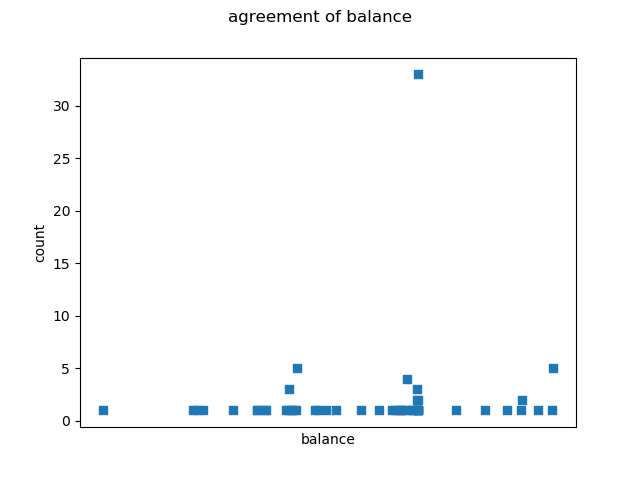

The Python source for this figure:
import matplotlib.pyplot as plt
from datetime import datetime
import fileinput
import re
from time import strptime
import re


# find out all transactions, add into a list

accounts={}
input = open("all_log.log", 'r')
for line in input:
    line = line.split()
    if 'RealBalance' in line:
        for i in range(len(line)):
            s=line[i]
            if s.startswith('0:'):
                money=(int)(s[2:14])
                print(money)
                if money in accounts:
                    counts=accounts[money]
                    accounts[money]=counts+1
                else:
                    accounts[money]=1
input.close()


lists = sorted(accounts.items())
x, y = zip(*lists)

fig, ax = plt.subplots( nrows=1, ncols=1 )  # create figure & 1 axis
ax.scatter(x, y,s=3**3, marker="s")
fig.suptitle('agreement of balance')
plt.xlabel('balance')
plt.xticks([])
plt.ylabel('count')
fig.savefig('performance.png')   # save the figure to file
plt.close(fig) 



